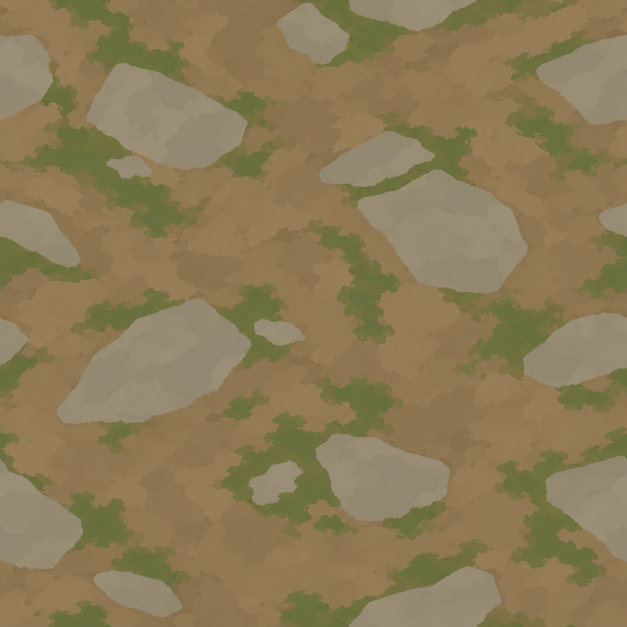
#> input picture asset-pipeline/ai-material-pair-v1/source/ground-stone-earth-v2.png, 1254 x 1254 px (shown at 1/2 size); its folder holds 2 pictures in this run
$ python export-runtime.py
#> lines starting #> are read from the running program, lines starting #| are printed output that depends on the picture
"""Size/codec-only runtime export; never edits generated material content."""
from pathlib import Path
from PIL import Image
root = Path(__file__).resolve().parents[1]
(root / 'exported').mkdir(exist_ok=True)
for name in ['ground-stone-earth', 'wall-stone']:
    image = Image.open(root / 'source' / f'{name}-v2.png')
#> image is the input picture: PIL image 1254x1254 RGB; mean R, G, B 139.1, 123.1, 86.8
    image.resize((512, 512), Image.Resampling.LANCZOS).save(
        root / 'exported' / f'{name}-v2.webp', quality=90, method=6)
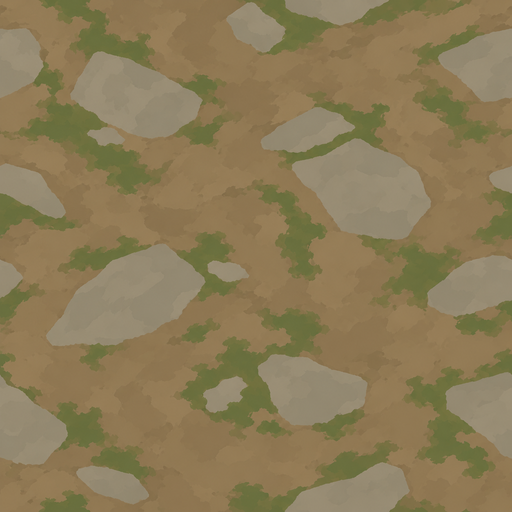
#> saved as ground-stone-earth-v2.webp: PIL image 512x512 RGB; mean R, G, B 139.1, 123.1, 86.8
#> pass 2 of the loop `for name in ['ground-stone-earth', 'wall-stone']:`:
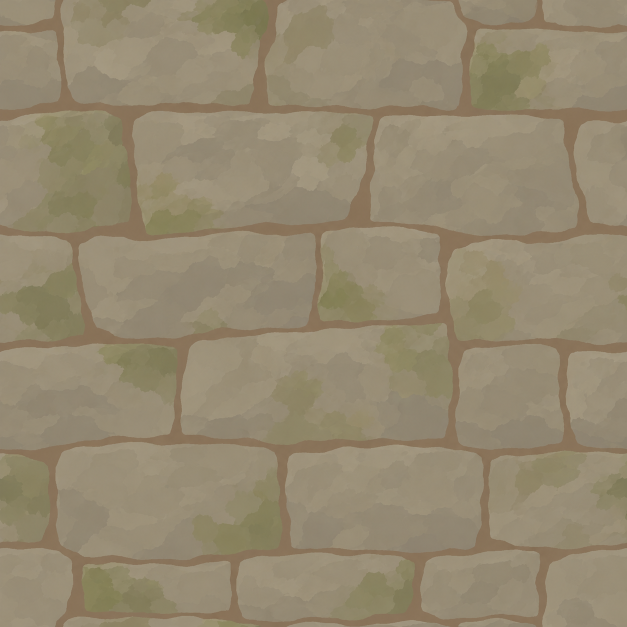
#> input picture asset-pipeline/ai-material-pair-v1/source/wall-stone-v2.png, 1254 x 1254 px (shown at 1/2 size)
#> image is the input picture: PIL image 1254x1254 RGB; mean R, G, B 148.1, 136.4, 111.8
#> `image.resize((512, 512), Image.Resampling.LANCZOS).save( root / 'expor..`:
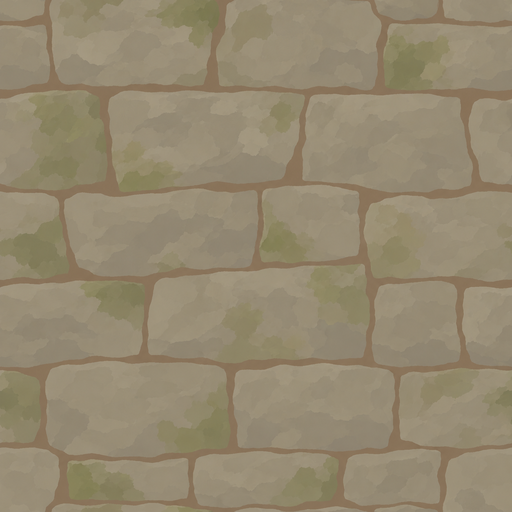
#> saved as wall-stone-v2.webp: PIL image 512x512 RGB; mean R, G, B 148.1, 136.4, 111.8
